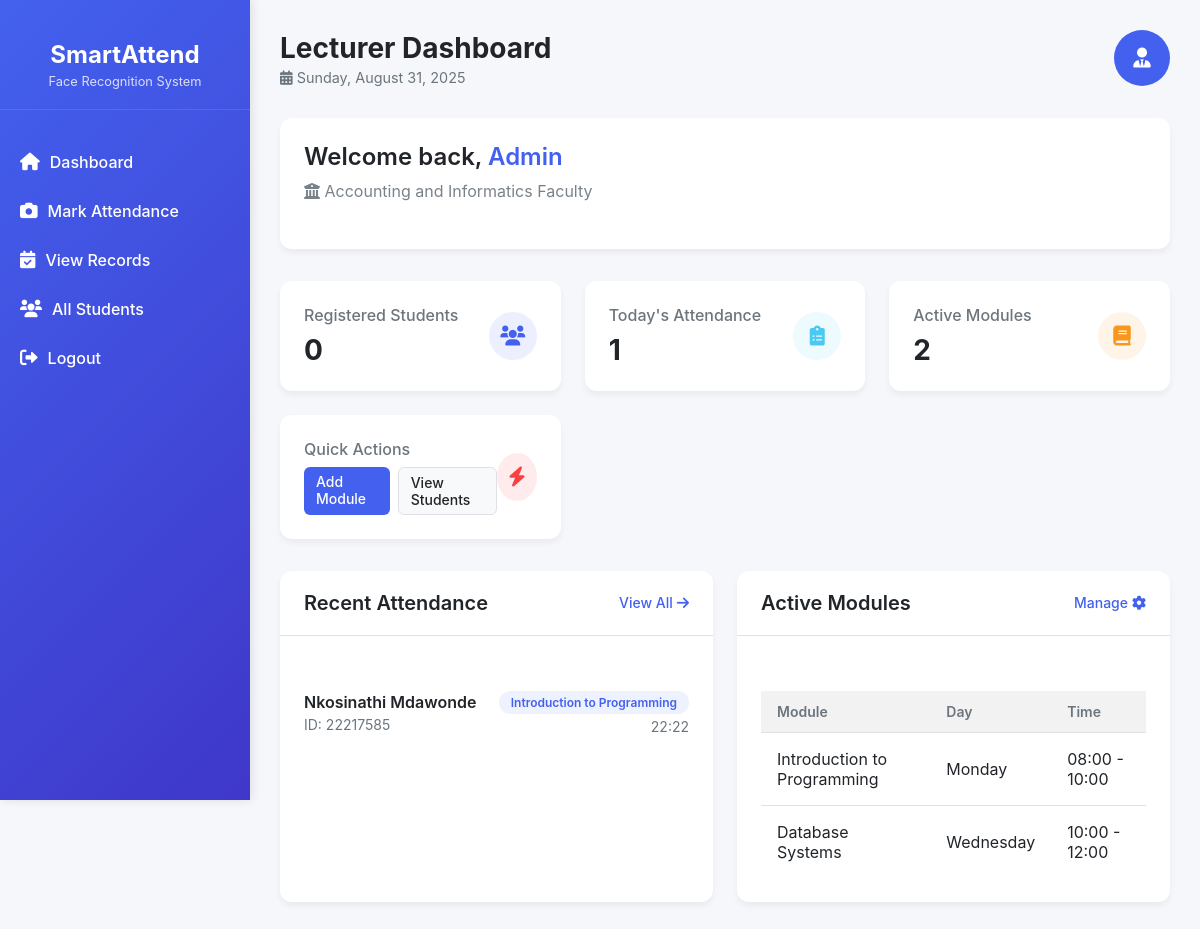
Page /lecturer_dashboard (signed in) on the committed database.
### app.py (models this page shows)
class Lecturer(db.Model):
    id = db.Column(db.Integer, primary_key=True)
    name = db.Column(db.String(100), nullable=False)
    surname = db.Column(db.String(100), nullable=False)
    email = db.Column(db.String(100), unique=True, nullable=False)
    faculty = db.Column(db.String(50), nullable=False)
    password = db.Column(db.String(100), nullable=False)
    date_registered = db.Column(db.DateTime, default=datetime.utcnow)

class Attendance(db.Model):
    id = db.Column(db.Integer, primary_key=True)
    student_id = db.Column(db.String(20), nullable=False)
    name = db.Column(db.String(100), nullable=False)
    module = db.Column(db.String(100))
    timestamp = db.Column(db.DateTime, default=datetime.utcnow)

class Module(db.Model):
    id = db.Column(db.Integer, primary_key=True)
    name = db.Column(db.String(100), nullable=False)
    faculty = db.Column(db.String(50), nullable=False)
    start_time = db.Column(db.Time, nullable=False)
    end_time = db.Column(db.Time, nullable=False)
    day_of_week = db.Column(db.Integer, nullable=False)  # 0=Monday, 6=Sunday
    lecturer_id = db.Column(db.Integer, db.ForeignKey('lecturer.id'), nullable=False)
    date_created = db.Column(db.DateTime, default=datetime.utcnow)
    lecturer = db.relationship('Lecturer', backref='modules')

### app.py (the view)
@app.route('/lecturer_dashboard')
def lecturer_dashboard():
    if 'lecturer_id' not in session:
        flash('Please login first', 'error')
        return redirect(url_for('login_lecturer'))
    lecturer = Lecturer.query.get(session['lecturer_id'])
    if not lecturer:
        session.clear()
        flash('Lecturer not found', 'error')
        return redirect(url_for('login_lecturer'))
    student_count = Student.query.filter_by(faculty=lecturer.faculty).count()
    today = datetime.now().date()
    faculty_modules = Module.query.filter_by(faculty=lecturer.faculty).all()
    module_names = [m.name for m in faculty_modules]
    today_attendance = Attendance.query.filter(
        db.func.date(Attendance.timestamp) == today,
        Attendance.module.in_(module_names)
    ).count()
    recent_attendance = Attendance.query.filter(
        Attendance.module.in_(module_names)
    ).order_by(Attendance.timestamp.desc()).limit(5).all()
    return render_template(
        'lecturer_dashboard.html',
        lecturer=lecturer,
        student_count=student_count,
        today_attendance=today_attendance,
        recent_attendance=recent_attendance,
        current_date=datetime.now(),
        faculties=FACULTIES,
        modules=faculty_modules
    )

### templates/lecturer_dashboard.html (shortened to what this page needs)
{% extends "base.html" %}
{% block content %}
<div class="container-fluid px-4">
    <div class="dashboard-header">
        <div class="header-content">
            <h1 class="dashboard-title">Lecturer Dashboard</h1>
            <p class="dashboard-subtitle">
                <i class="fas fa-calendar-alt me-2"></i>
                {{ current_date.strftime('%A, %B %d, %Y') }}
            </p>
        </div>
        <div class="user-avatar">
            <i class="fas fa-user-tie"></i>
        </div>
    </div>
    <div class="welcome-card">
        <div class="welcome-content">
            <h2>Welcome back, <span class="highlight">{{ lecturer.name }}</span></h2>
            <p class="faculty-info">
                <i class="fas fa-university me-2"></i>
                {{ lecturer.faculty }} Faculty
            </p>
        </div>
    </div>
    <div class="stats-grid">
        <div class="stat-card students">
            <div class="stat-content">
                <h3>Registered Students</h3>
                <p class="stat-value">{{ student_count }}</p>
            </div>
            <div class="stat-icon">
                <i class="fas fa-users"></i>
            </div>
        </div>
        <div class="stat-card attendance">
            <div class="stat-content">
                <h3>Today's Attendance</h3>
                <p class="stat-value">{{ today_attendance }}</p>
            </div>
            <div class="stat-icon">
                <i class="fas fa-clipboard-list"></i>
            </div>
        </div>
        <div class="stat-card modules">
            <div class="stat-content">
                <h3>Active Modules</h3>
                <p class="stat-value">{{ modules|length }}</p>
            </div>
            <div class="stat-icon">
                <i class="fas fa-book"></i>
            </div>
        </div>
        <div class="stat-card actions">
            <div class="stat-content">
                <h3>Quick Actions</h3>
                <div class="action-buttons">
                    <a href="{{ url_for('add_module') }}" class="btn-sm btn-primary">
                        Add Module
                    </a>
                    <a href="{{ url_for('list_students') }}" class="btn-sm btn-secondary">
                        View Students
                    </a>
                </div>
            </div>
            <div class="stat-icon">
                <i class="fas fa-bolt"></i>
            </div>
        </div>
    </div>
    <div class="content-grid">
        <div class="content-card">
            <div class="card-header">
                <h2>Recent Attendance</h2>
                <a href="{{ url_for('view_attendance') }}" class="view-all">
                    View All <i class="fas fa-arrow-right"></i>
                </a>
            </div>
            <div class="card-body">
                {% if recent_attendance %}
                <div class="attendance-list">
                    {% for record in recent_attendance %}
                    <div class="attendance-item">
                        <div class="student-info">
                            <h4>{{ record.name }}</h4>
                            <p>ID: {{ record.student_id }}</p>
                        </div>
                        <div class="attendance-meta">
                            <span class="module-badge">{{ record.module }}</span>
                            <p class="timestamp">{{ record.timestamp.strftime('%H:%M') }}</p>
                        </div>
                    </div>
                    {% endfor %}
                </div>
                {% else %}
                <div class="empty-state">
                    <i class="fas fa-user-clock"></i>
                    <p>No recent attendance records</p>
                </div>
                {% endif %}
            </div>
        </div>
        <div class="content-card">
            <div class="card-header">
                <h2>Active Modules</h2>
                <a href="{{ url_for('list_modules') }}" class="view-all">
                    Manage <i class="fas fa-cog"></i>
                </a>
            </div>
            <div class="card-body">
                {% if modules %}
                <div class="modules-table">
                    <table>
                        <thead>
                            <tr>
                                <th>Module</th>
                                <th>Day</th>
                                <th>Time</th>
                            </tr>
                        </thead>
                        <tbody>
                            {% for module in modules %}
                            <tr>
                                <td>{{ module.name }}</td>
                                <td>
                                    {% if module.day_of_week == 0 %}Monday
                                    {% elif module.day_of_week == 1 %}Tuesday
                                    {% elif module.day_of_week == 2 %}Wednesday
                                    {% elif module.day_of_week == 3 %}Thursday
                                    {% elif module.day_of_week == 4 %}Friday
                                    {% elif module.day_of_week == 5 %}Saturday
                                    {% elif module.day_of_week == 6 %}Sunday
                                    {% endif %}
                                </td>
                                <td>{{ module.start_time.strftime('%H:%M') }} - {{ module.end_time.strftime('%H:%M') }}</td>
                            </tr>
                            {% endfor %}
                        </tbody>
                    </table>
                </div>
                {% endif %}
            </div>
        </div>
    </div>
</div>
{% endblock %}

### templates/base.html (shortened to what this page needs)
<!DOCTYPE html>
<html lang="en">
<head>
    <link rel="stylesheet" href="https://cdnjs.cloudflare.com/ajax/libs/font-awesome/6.0.0-beta3/css/all.min.css">
    <link rel="stylesheet" href="{{ url_for('static', filename='styles.css') }}">
    <link rel="stylesheet" href="https://cdnjs.cloudflare.com/ajax/libs/font-awesome/6.0.0/css/all.min.css">
</head>
<body>
    <aside class="sidebar">
        <div class="sidebar-header">
            <h2>SmartAttend</h2>
            <p>Face Recognition System</p>
        </div>
        <ul class="nav-links">
            <li>
                <a href="{{ url_for('home') }}" class="{% if request.endpoint == 'home' %}active{% endif %}">
                    <i class="fas fa-home"></i>
                    <span>Dashboard</span>
                </a>
            </li>
            <li>
                <a href="{{ url_for('mark_attendance') }}" class="{% if request.endpoint == 'mark_attendance' %}active{% endif %}">
                    <i class="fas fa-camera"></i>
                    <span>Mark Attendance</span>
                </a>
            </li>
            {% if 'lecturer_id' in session %}
            <li>
                <a href="{{ url_for('view_attendance') }}" class="{% if request.endpoint == 'view_attendance' %}active{% endif %}">
                    <i class="fas fa-calendar-check"></i>
                    <span>View Records</span>
                </a>
            </li>
            <li>
                <a href="{{ url_for('list_students') }}" class="{% if request.endpoint == 'list_students' %}active{% endif %}">
                    <i class="fas fa-users"></i>
                    <span>All Students</span>
                </a>
            </li>
            {% endif %}
            {% if 'lecturer_id' in session or 'student_id' in session %}
            <li>
                <a href="{% if 'lecturer_id' in session %}{{ url_for('logout_lecturer') }}{% else %}{{ url_for('logout_student') }}{% endif %}">
                    <i class="fas fa-sign-out-alt"></i>
                    <span>Logout</span>
                </a>
            </li>
            {% endif %}
        </ul>
    </aside>
    <main class="main-content">
        {% block content %}{% endblock %}
    </main>
</body>
</html>

### static/styles.css (style rules this page uses)
body { font-family: 'Segoe UI', Tahoma, Geneva, Verdana, sans-serif; margin: 0; padding: 0; background-color: #f5f7fa; color: #333; }
table { width: 100%; border-collapse: collapse; margin-top: 1rem; }
th, td { padding: 1rem; text-align: left; border-bottom: 1px solid #ddd; }
th { background-color: #f2f2f2; font-weight: bold; }
:root { --bs-primary: #4e73df; --bs-success: #1cc88a; --bs-light-primary: #f0f4ff; --bs-light-success: #e6f7f0; }
body { background-color: #f8f9fc; }

### templates/base.html (style rules this page uses)
:root { --primary-color: #4361ee; --secondary-color: #3f37c9; --accent-color: #4cc9f0; --dark-color: #1a1a2e; --light-color: #f8f9fa; --success-color: #4caf50; --warning-color: #ff9800; --danger-color: #f44336; --sidebar-width: 250px; }
* { margin: 0; padding: 0; box-sizing: border-box; }
body { font-family: 'Poppins', sans-serif; background-color: #f5f7fa; color: #333; display: flex; min-height: 100vh; }
.sidebar { width: var(--sidebar-width); background: linear-gradient(135deg, var(--primary-color), var(--secondary-color)); color: white; padding: 20px 0; height: 100vh; position: fixed; box-shadow: 2px 0 10px rgba(0, 0, 0, 0.1); transition: all 0.3s; z-index: 100; }
.sidebar-header { text-align: center; padding: 20px 10px; border-bottom: 1px solid rgba(255, 255, 255, 0.1); }
.sidebar-header h2 { font-size: 1.5rem; margin-bottom: 5px; }
.sidebar-header p { font-size: 0.8rem; opacity: 0.8; }
.nav-links { margin-top: 30px; }
.nav-links li { list-style: none; margin-bottom: 5px; position: relative; }
.nav-links a { display: flex; align-items: center; color: white; text-decoration: none; padding: 12px 20px; border-radius: 5px; transition: all 0.3s; font-weight: 500; }
.nav-links i { margin-right: 10px; font-size: 1.1rem; }
.main-content { flex: 1; margin-left: var(--sidebar-width); padding: 30px; transition: all 0.3s; }
.welcome-content { position: relative; z-index: 1; max-width: 600px; }
.welcome-content p { opacity: 0.9; margin-bottom: 20px; line-height: 1.6; }
.card-header { display: flex; justify-content: space-between; align-items: center; margin-bottom: 15px; position: relative; }

### rows in the picture
Lecturer: name "Admin", faculty "Accounting and Informatics"
Attendance: name "Nkosinathi Mdawonde", student_id "22217585", module "Introduction to Programming", timestamp "22:22"
Module: name "Introduction to Programming", day_of_week "Monday", start_time "08:00", end_time "10:00"
Module: name "Database Systems", day_of_week "Wednesday", start_time "10:00", end_time "12:00"

### other values in the picture
{{ student_count }} "0"
{{ today_attendance }} "1"
{{ modules|length }} "2"
